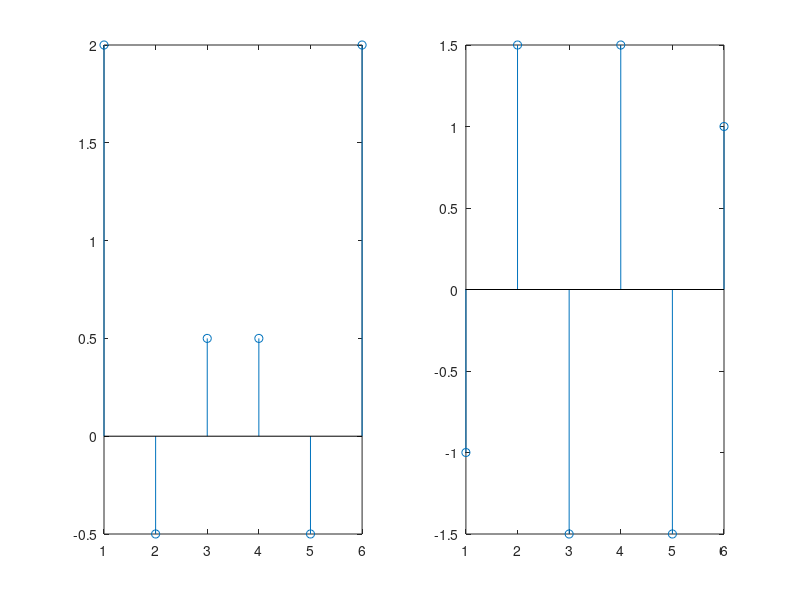

This figure's MATLAB source:
%Even and Odd Signals
clc;
clear all;
close all;
% To determine even and odd component
x1=[1,1,-1,2,-2,3];
xe=(x1+x1(end:-1:1))/2; % x(n)+x(-n)/2
xo=(x1-x1(end:-1:1))/2; % x(n)-x(-n)/2
subplot(1,2,1);
stem(xe);
subplot(1,2,2);
stem(xo);
